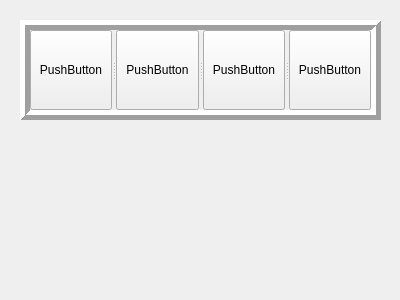
<?xml version="1.0" encoding="UTF-8"?>
<ui version="4.0">
 <class>MyWidget</class>
 <widget class="QWidget" name="MyWidget">
  <property name="geometry">
   <rect>
    <x>0</x>
    <y>0</y>
    <width>400</width>
    <height>300</height>
   </rect>
  </property>
  <property name="windowTitle">
   <string>MyWidget</string>
  </property>
  <widget class="QSplitter" name="splitter">
   <property name="geometry">
    <rect>
     <x>20</x>
     <y>20</y>
     <width>361</width>
     <height>100</height>
    </rect>
   </property>
   <property name="sizePolicy">
    <sizepolicy hsizetype="Preferred" vsizetype="Preferred">
     <horstretch>0</horstretch>
     <verstretch>0</verstretch>
    </sizepolicy>
   </property>
   <property name="minimumSize">
    <size>
     <width>0</width>
     <height>100</height>
    </size>
   </property>
   <property name="frameShape">
    <enum>QFrame::Box</enum>
   </property>
   <property name="frameShadow">
    <enum>QFrame::Raised</enum>
   </property>
   <property name="lineWidth">
    <number>5</number>
   </property>
   <property name="orientation">
    <enum>Qt::Horizontal</enum>
   </property>
   <widget class="QPushButton" name="pushButton">
    <property name="text">
     <string>PushButton</string>
    </property>
   </widget>
   <widget class="QPushButton" name="pushButton_2">
    <property name="minimumSize">
     <size>
      <width>0</width>
      <height>0</height>
     </size>
    </property>
    <property name="text">
     <string>PushButton</string>
    </property>
   </widget>
   <widget class="QPushButton" name="pushButton_3">
    <property name="text">
     <string>PushButton</string>
    </property>
   </widget>
   <widget class="QPushButton" name="pushButton_4">
    <property name="text">
     <string>PushButton</string>
    </property>
   </widget>
  </widget>
 </widget>
 <layoutdefault spacing="6" margin="11"/>
 <resources/>
 <connections/>
</ui>
